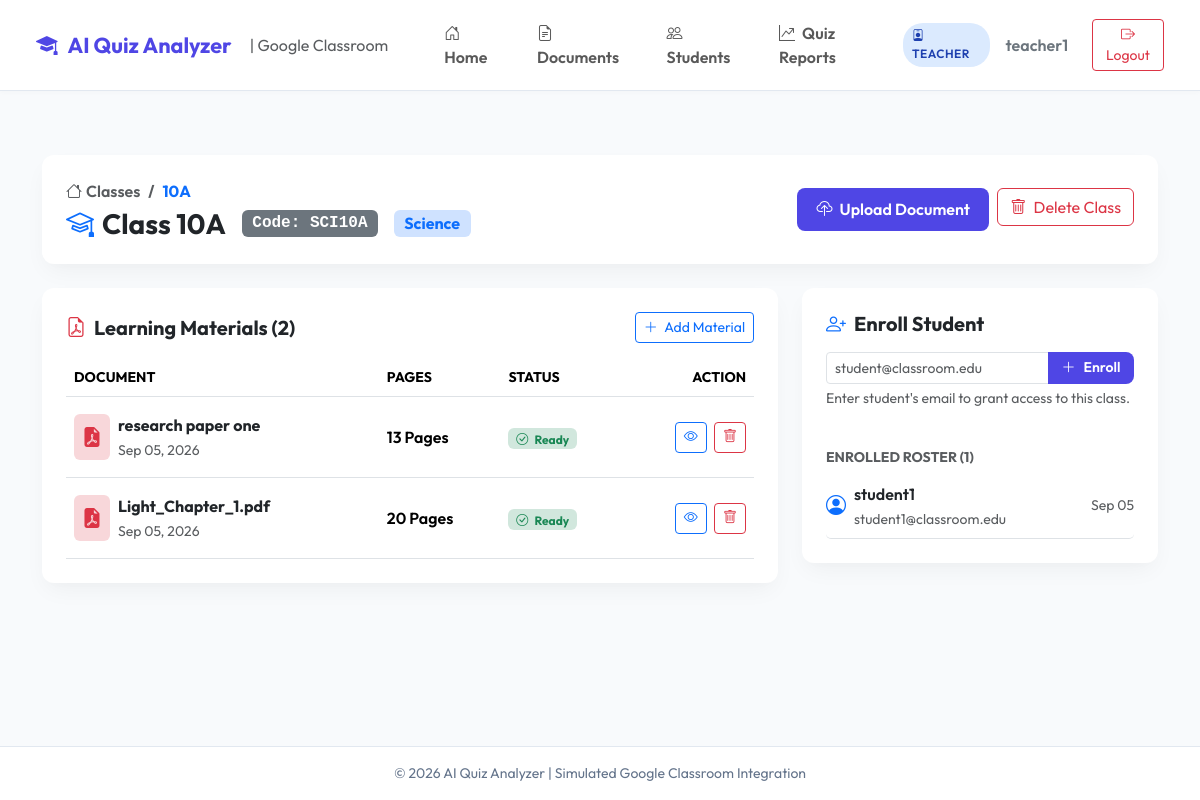
Before: /teacher/class/1/ (signed in) with the older database file.
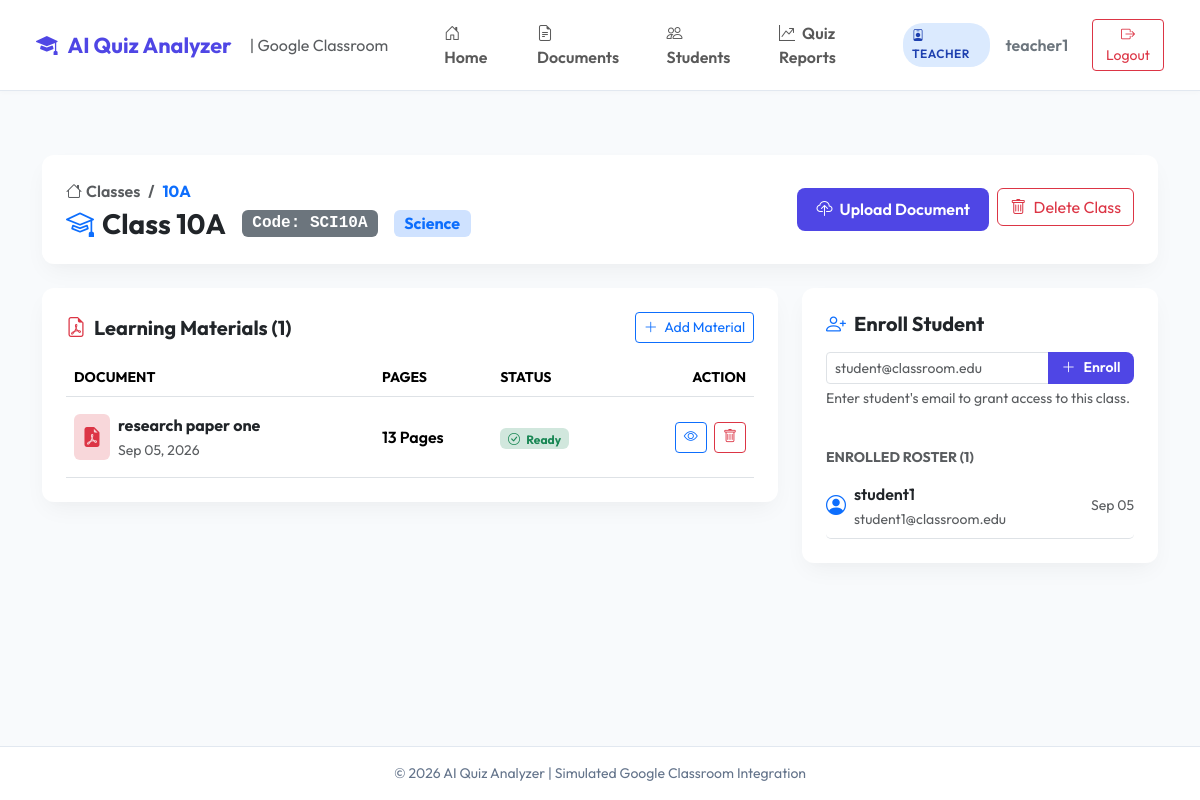
After: the same page with the newer database file.
### quiz_app/models.py (models this page shows, shortened)
class Document(models.Model):
    FILE_TYPE_CHOICES = (
        ('PDF', 'PDF Document'),
        ('PPT', 'PPT Presentation'),
        ('PPTX', 'PPTX Presentation'),
    )
    STATUS_CHOICES = (
        ('PENDING', 'Pending Processing'),
        ('PROCESSING', 'Processing'),
        ('COMPLETED', 'AI Analysis Completed'),
        ('FAILED', 'Processing Failed'),
    )
    classroom = models.ForeignKey(ClassRoom, on_delete=models.CASCADE, related_name='documents')
    title = models.CharField(max_length=255)
    file = models.FileField(upload_to='documents/', null=True, blank=True)
    file_type = models.CharField(max_length=10, choices=FILE_TYPE_CHOICES, default='PDF')
    total_pages = models.IntegerField(default=0)
    upload_date = models.DateTimeField(auto_now_add=True)
    processing_status = models.CharField(max_length=20, choices=STATUS_CHOICES, default='PENDING')

class Enrollment(models.Model):
    student = models.ForeignKey(User, on_delete=models.CASCADE, related_name='enrollments')
    classroom = models.ForeignKey(ClassRoom, on_delete=models.CASCADE, related_name='enrollments')
    enrolled_at = models.DateTimeField(auto_now_add=True)
    class Meta:
        unique_together = ('student', 'classroom')

class User(AbstractUser):
    ROLE_CHOICES = (
        ('TEACHER', 'Teacher'),
        ('STUDENT', 'Student'),
    )
    role = models.CharField(max_length=10, choices=ROLE_CHOICES, default='STUDENT')
    @property
    def is_teacher(self):
        return self.role == 'TEACHER'

### quiz_app/views.py (the view)
# urls.py: path('teacher/class/<int:class_id>/', views.class_detail, name='class_detail'),
@login_required
def class_detail(request, class_id):
    if not request.user.is_teacher:
        return redirect('student_dashboard')
    classroom = get_object_or_404(ClassRoom, id=class_id, teacher=request.user)
    documents = classroom.documents.all().order_by('-upload_date')
    enrollments = classroom.enrollments.select_related('student').order_by('enrolled_at')
    context = {
        'classroom': classroom,
        'documents': documents,
        'enrollments': enrollments,
    }
    return render(request, 'teacher/class_detail.html', context)

### templates/teacher/class_detail.html (shortened to what the changed rows need)
{% extends 'base.html' %}
{% block content %}
<div class="container py-3">
    <div class="row g-4">
        <div class="col-lg-8">
            <div class="card card-custom p-4 border-0 mb-4">
                <div class="d-flex justify-content-between align-items-center mb-3">
                    <h5 class="fw-bold mb-0"><i class="bi bi-file-earmark-pdf text-danger me-2"></i>Learning Materials ({{ documents.count }})</h5>
                    <a href="{% url 'upload_document_class' classroom.id %}" class="btn btn-sm btn-outline-primary">
                        <i class="bi bi-plus-lg me-1"></i> Add Material
                    </a>
                </div>
                {% if documents %}
                    <div class="table-responsive">
                        <table class="table table-hover align-middle mb-0">
                            <thead class="bg-light text-muted small text-uppercase">
                                <tr>
                                    <th class="py-2">Document</th>
                                    <th class="py-2">Pages</th>
                                    <th class="py-2">Status</th>
                                    <th class="py-2 text-end">Action</th>
                                </tr>
                            </thead>
                            <tbody>
                                {% for doc in documents %}
                                <tr>
                                    <td class="py-3">
                                        <div class="d-flex align-items-center">
                                            <div class="p-2 bg-danger-subtle text-danger rounded me-2">
                                                <i class="bi bi-file-earmark-pdf-fill fs-5"></i>
                                            </div>
                                            <div>
                                                <strong class="text-dark d-block">{{ doc.title }}</strong>
                                                <span class="small text-muted">{{ doc.upload_date|date:"M d, Y" }}</span>
                                            </div>
                                        </div>
                                    </td>
                                    <td class="fw-semibold">{{ doc.total_pages }} Pages</td>
                                    <td>
                                        {% if doc.processing_status == 'COMPLETED' %}
                                            <span class="badge bg-success-subtle text-success">
                                                <i class="bi bi-check-circle me-1"></i> Ready
                                            </span>
                                        {% else %}
                                            <span class="badge bg-secondary">{{ doc.get_processing_status_display }}</span>
                                        {% endif %}
                                    </td>
                                    <td class="text-end">
                                        <a href="{% url 'document_viewer' doc.id %}" class="btn btn-sm btn-outline-primary me-1">
                                            <i class="bi bi-eye"></i>
                                        </a>
                                        <form method="post" action="{% url 'delete_document' doc.id %}" class="d-inline" onsubmit="return confirm('Are you sure you want to delete document \'{{ doc.title }}\'?');">
                                            <button type="submit" class="btn btn-sm btn-outline-danger">
                                                <i class="bi bi-trash"></i>
                                            </button>
                                        </form>
                                    </td>
                                </tr>
                                {% endfor %}
                            </tbody>
                        </table>
                    </div>
                {% endif %}
            </div>
        </div>
        <div class="col-lg-4">
            <div class="card card-custom p-4 border-0 mb-4">
                {% if enrollments %}
                    <ul class="list-group list-group-flush">
                        {% for item in enrollments %}
                            <li class="list-group-item px-0 py-2 border-0 border-bottom d-flex align-items-center justify-content-between">
                                <div class="d-flex align-items-center">
                                    <i class="bi bi-person-circle fs-5 text-primary me-2"></i>
                                    <div>
                                        <span class="fw-semibold text-dark d-block">{{ item.student.username }}</span>
                                        <span class="small text-muted">{{ item.student.email|default:"student@classroom.edu" }}</span>
                                    </div>
                                </div>
                                <span class="small text-muted">{{ item.enrolled_at|date:"M d" }}</span>
                            </li>
                        {% endfor %}
                    </ul>
                {% else %}
                    <p class="text-muted small mb-0">No students currently enrolled in this class.</p>
                {% endif %}
            </div>
        </div>
    </div>
</div>
{% endblock %}

Changed rows visible on the page:
removed Document: title "Light_Chapter_1.pdf", upload_date "Sep 05, 2026", total_pages "20", processing_status "COMPLETED" (drawn)
Other visible differences:
{{ documents.count }}: "2" → "1"
